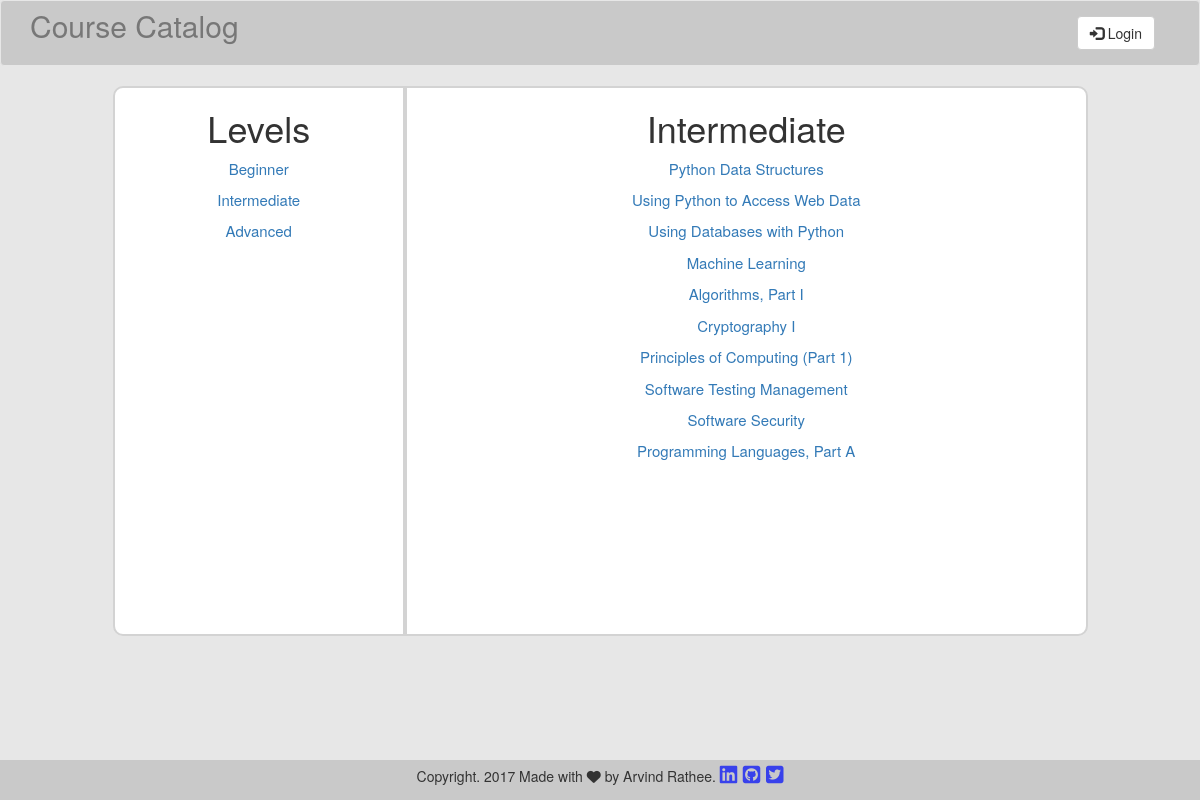
Screenshot of /Intermediate/ with the database file from the repository.
### database_setup.py (models this page shows, shortened)
class Level(Base):
    __tablename__ = 'level'
    id = Column(Integer, primary_key=True)
    name = Column(String(250), nullable=False)
    user_id = Column(Integer, ForeignKey('user.id'))
    user = relationship(User)

class Course(Base):
    __tablename__ = 'course'
    id = Column(Integer, primary_key=True)
    name = Column(String(250), nullable=False)
    created_date = Column(DateTime, default=func.current_timestamp())
    description = Column(String(250))
    provider = Column(String(250))
    link = Column(String(250))
    review = Column(String(10))
    level_id = Column(Integer, ForeignKey('level.id'))
    level = relationship(Level)
    user_id = Column(Integer, ForeignKey('user.id'))
    user = relationship(User)

### app.py (the view)
@app.route('/<level_name>/')
def showLevel(level_name):
    levels = session.query(Level).all()
    level = session.query(Level).filter_by(name=level_name).one()
    courses = session.query(Course).filter_by(level_id=level.id).all()
    if 'username' not in login_session:
        return render_template('public_level.html',
                               levels=levels, courses=courses, level=level)
    else:
        return render_template('member_level.html',
                               levels=levels, courses=courses, level=level)

### templates/public_level.html
{% extends "main.html" %}
{% block content %}
<div class="row">
	<div class="col-md-1 col-sm-1 col-xs-0"></div>
	<div class="col-md-3 col-sm-3 col-xs-5 level-list">
		<h1>
			Levels
		</h1>
		{% for level in levels %}
		<a href = "{{url_for('showLevel', level_name=level.name)}}">
			<p>
				{{level.name}}
			</p>
		</a>
		{% endfor %}
	</div>
	<div class="col-md-7 col-sm-7 col-xs-7 course-list">
		<h1>
			{{ level.name }}
		</h1>
		{% for course in courses %}
		<a href = "{{url_for('showCourse', level_name=level.name, course_name=course.name)}}">
			<p>
				{{course.name}}
			</p>
		</a>
		{% endfor %}
	</div>
	<div class="col-md-1 col-sm-1 col-xs-0"></div>
</div>
{% endblock %}

### static/styles.css (style rules this page uses)
body { background-color: #e7e7e7; }
.level-list { border: 2px solid #D3D3D3; border-radius: 10px 0px 0px 10px; background-color: #fff; height: 550px; text-align: center; }
.level-list a { font-size: 15px; text-decoration: none; }
.course-list { border: 2px solid #D3D3D3; border-radius: 0px 10px 10px 0px; background-color: #fff; height: 550px; text-align: center; }
.course-list a { font-size: 15px; text-decoration: none; }

### rows the page displays
Level: name "Beginner"
Level: name "Intermediate"
Level: name "Advanced"
Course: name "Python Data Structures"
Course: name "Using Python to Access Web Data"
Course: name "Using Databases with Python"
Course: name "Machine Learning"
Course: name "Algorithms, Part I"
Course: name "Cryptography I"
Course: name "Principles of Computing (Part 1)"
Course: name "Software Testing Management"
Course: name "Software Security"
Course: name "Programming Languages, Part A"
